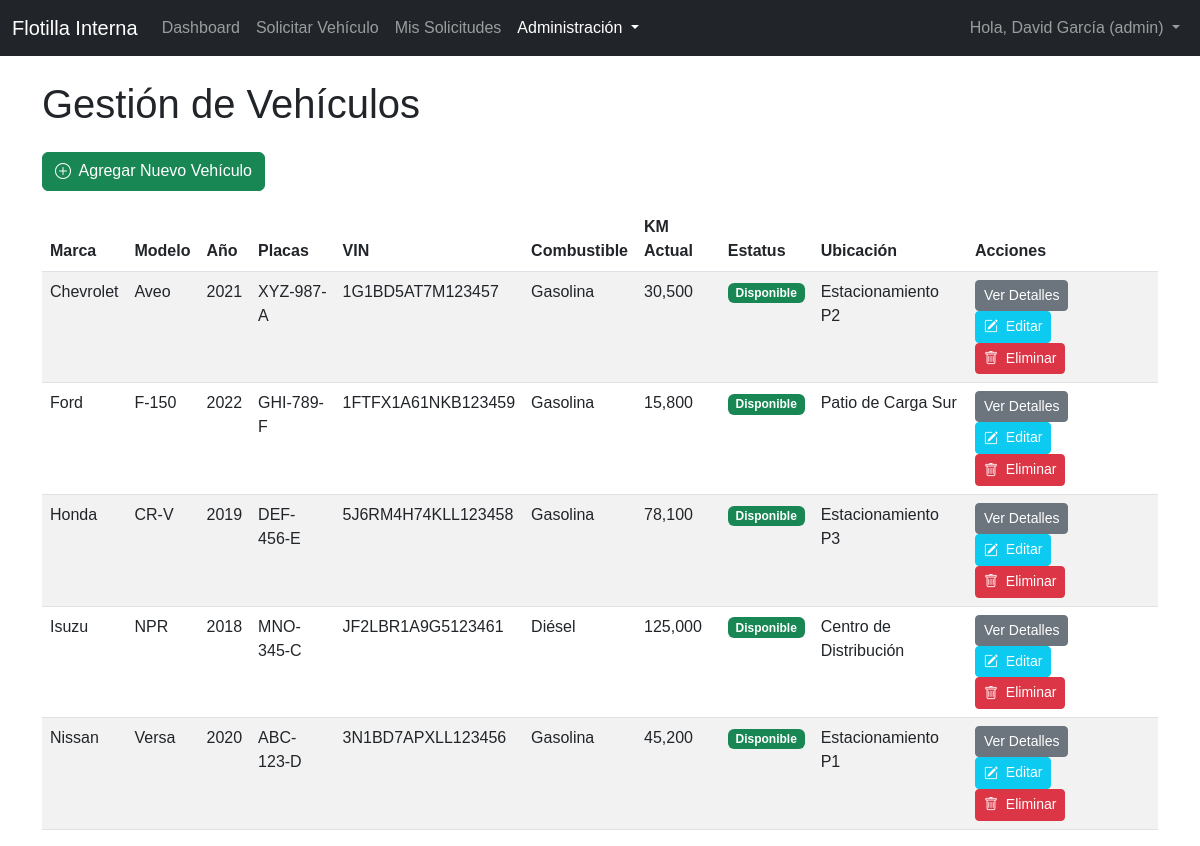
Page /gestion_vehiculos.php (signed in) on the committed database.
### tables this page shows
CREATE TABLE `vehiculos` (
  `id` int(11) NOT NULL,
  `marca` varchar(100) NOT NULL,
  `modelo` varchar(100) NOT NULL,
  `anio` int(11) NOT NULL,
  `placas` varchar(20) NOT NULL,
  `vin` varchar(255) DEFAULT NULL,
  `tipo_combustible` enum('Gasolina','Diésel','Eléctrico','Híbrido') NOT NULL,
  `kilometraje_actual` int(11) NOT NULL DEFAULT 0,
  `estatus` enum('disponible','en_uso','en_mantenimiento','inactivo') NOT NULL DEFAULT 'disponible',
  `ubicacion_actual` varchar(255) DEFAULT NULL,
  `observaciones` text DEFAULT NULL,
  `fecha_registro` datetime DEFAULT current_timestamp()
);

### public/gestion_vehiculos.php (the view, shortened to what this page needs)
<?php
$db = connectDB();
$vehiculos = [];
if ($db) {
    try {
        $stmt = $db->query("SELECT * FROM vehiculos ORDER BY marca, modelo");
        $vehiculos = $stmt->fetchAll(PDO::FETCH_ASSOC);
    } catch (PDOException | Exception $e) {
        error_log("Error al cargar vehículos: " . $e->getMessage());
        $error_message = 'No se pudieron cargar los vehículos.';
    }
}
?>
<!DOCTYPE html>
<html lang="es">
<head>
    <link href="https://cdn.jsdelivr.net/npm/bootstrap@5.3.0/dist/css/bootstrap.min.css" rel="stylesheet">
    <link rel="stylesheet" href="css/style.css">
    <link rel="stylesheet" href="https://cdn.jsdelivr.net/npm/bootstrap-icons@1.11.3/font/bootstrap-icons.min.css">
</head>
<body>
    <?php
    require_once '../app/includes/navbar.php';
    ?>
    <div class="container mt-4">
        <h1 class="mb-4">Gestión de Vehículos</h1>
        <button type="button" class="btn btn-success mb-3" data-bs-toggle="modal" data-bs-target="#addEditVehicleModal" data-action="add">
            <i class="bi bi-plus-circle"></i> Agregar Nuevo Vehículo
        </button>
        <?php if (empty($vehiculos)): ?>
            <div class="alert alert-info" role="alert">
                No hay vehículos registrados en la flotilla.
            </div>
        <?php else: ?>
            <div class="table-responsive">
                <table class="table table-striped table-hover">
                    <thead>
                        <tr>
                            <th>Marca</th>
                            <th>Modelo</th>
                            <th>Año</th>
                            <th>Placas</th>
                            <th>VIN</th>
                            <th>Combustible</th>
                            <th>KM Actual</th>
                            <th>Estatus</th>
                            <th>Ubicación</th>
                            <th>Acciones</th>
                        </tr>
                    </thead>
                    <tbody>
                        <?php foreach ($vehiculos as $vehiculo): ?>
                            <tr>
                                <td><?php echo htmlspecialchars($vehiculo['marca']); ?></td>
                                <td><?php echo htmlspecialchars($vehiculo['modelo']); ?></td>
                                <td><?php echo htmlspecialchars($vehiculo['anio']); ?></td>
                                <td><?php echo htmlspecialchars($vehiculo['placas']); ?></td>
                                <td><?php echo htmlspecialchars($vehiculo['vin'] ?? 'N/A'); ?></td>
                                <td><?php echo htmlspecialchars($vehiculo['tipo_combustible']); ?></td>
                                <td><?php echo htmlspecialchars(number_format($vehiculo['kilometraje_actual'])); ?></td>
                                <td>
                                    <?php
                                    $status_class = '';
                                    switch ($vehiculo['estatus']) {
                                        case 'disponible':
                                            $status_class = 'badge bg-success';
                                            break;
                                    }
                                    ?>
                                    <span class="<?php echo $status_class; ?>"><?php echo htmlspecialchars(ucfirst($vehiculo['estatus'])); ?></span>
                                </td>
                                <td><?php echo htmlspecialchars($vehiculo['ubicacion_actual'] ?? 'N/A'); ?></td>
                                <td>
                                    <a href="detalle_vehiculo.php?id=<?php echo $vehiculo['id']; ?>" class="btn btn-sm btn-secondary me-1">
                                        Ver Detalles
                                    </a> <button type="button" class="btn btn-sm btn-info text-white me-1" data-bs-toggle="modal" data-bs-target="#addEditVehicleModal" data-action="edit"
                                        data-id="<?php echo $vehiculo['id']; ?>"
                                        data-marca="<?php echo htmlspecialchars($vehiculo['marca']); ?>"
                                        data-modelo="<?php echo htmlspecialchars($vehiculo['modelo']); ?>"
                                        data-anio="<?php echo htmlspecialchars($vehiculo['anio']); ?>"
                                        data-placas="<?php echo htmlspecialchars($vehiculo['placas']); ?>"
                                        data-vin="<?php echo htmlspecialchars($vehiculo['vin']); ?>"
                                        data-tipo-combustible="<?php echo htmlspecialchars($vehiculo['tipo_combustible']); ?>"
                                        data-kilometraje-actual="<?php echo htmlspecialchars($vehiculo['kilometraje_actual']); ?>"
                                        data-estatus="<?php echo htmlspecialchars($vehiculo['estatus']); ?>"
                                        data-ubicacion-actual="<?php echo htmlspecialchars($vehiculo['ubicacion_actual']); ?>"
                                        data-observaciones="<?php echo htmlspecialchars($vehiculo['observaciones']); ?>">
                                        <i class="bi bi-pencil-square"></i> Editar
                                    </button>
                                    <button type="button" class="btn btn-sm btn-danger" data-bs-toggle="modal" data-bs-target="#deleteVehicleModal" data-id="<?php echo $vehiculo['id']; ?>" data-placas="<?php echo htmlspecialchars($vehiculo['placas']); ?>">
                                        <i class="bi bi-trash"></i> Eliminar
                                    </button>
                                </td>
                            </tr>
                        <?php endforeach; ?>
                    </tbody>
                </table>
            </div>
        <?php endif; ?>
    </div>
</body>
</html>

### public/css/style.css (style rules this page uses)
body { font-family: Arial, sans-serif; }
.btn i.bi { vertical-align: middle; margin-right: 0.25rem; }

### rows in the picture
vehiculos: marca "Chevrolet", modelo "Aveo", anio "2021", placas "XYZ-987-A", vin "1G1BD5AT7M123457", tipo_combustible "Gasolina", kilometraje_actual "30,500", estatus "Disponible", ubicacion_actual "Estacionamiento P2"
vehiculos: marca "Ford", modelo "F-150", anio "2022", placas "GHI-789-F", vin "1FTFX1A61NKB123459", tipo_combustible "Gasolina", kilometraje_actual "15,800", estatus "Disponible", ubicacion_actual "Patio de Carga Sur"
vehiculos: marca "Honda", modelo "CR-V", anio "2019", placas "DEF-456-E", vin "5J6RM4H74KLL123458", tipo_combustible "Gasolina", kilometraje_actual "78,100", estatus "Disponible", ubicacion_actual "Estacionamiento P3"
vehiculos: marca "Isuzu", modelo "NPR", anio "2018", placas "MNO-345-C", vin "JF2LBR1A9G5123461", tipo_combustible "Diésel", kilometraje_actual "125,000", estatus "Disponible", ubicacion_actual "Centro de Distribución"
vehiculos: marca "Nissan", modelo "Versa", anio "2020", placas "ABC-123-D", vin "3N1BD7APXLL123456", tipo_combustible "Gasolina", kilometraje_actual "45,200", estatus "Disponible", ubicacion_actual "Estacionamiento P1"

### other values in the picture
$nombre_usuario_sesion "David García"
$rol_usuario_sesion "admin"
